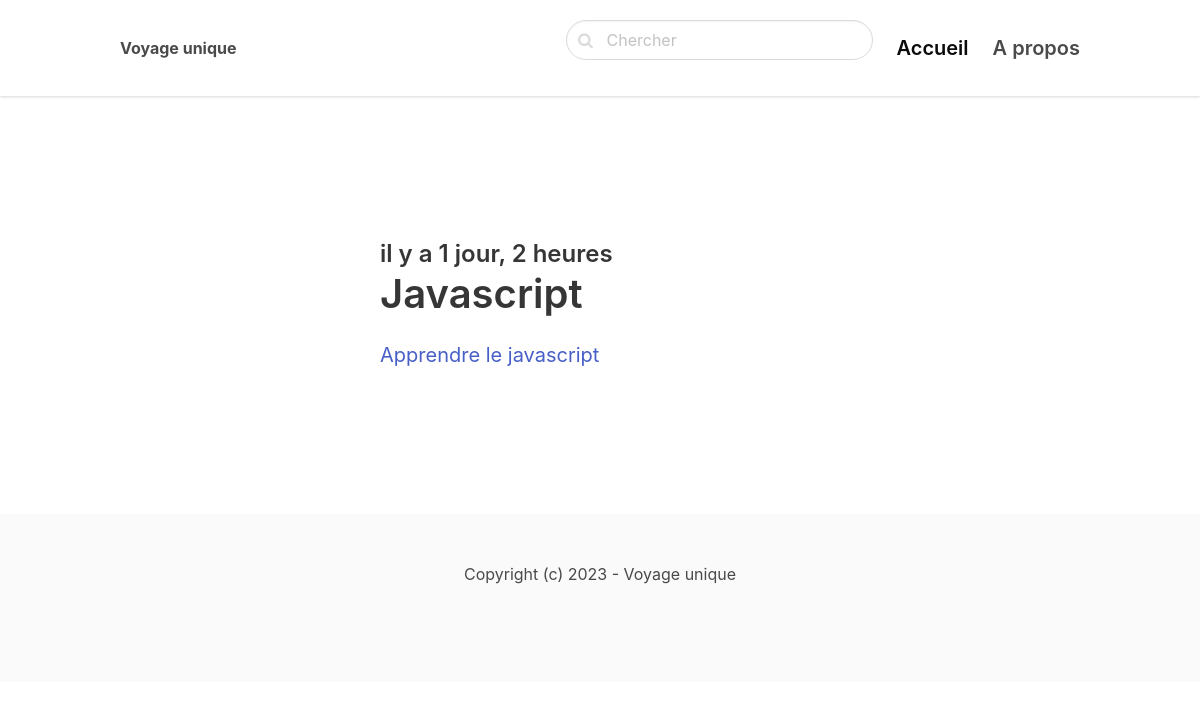
The app's page /le-developpement-web/ with its own data.
### blog/models.py (models this page shows, shortened)
class Post(models.Model):
    ACTIVE='active'
    DRAFT='draft'
    CHOICES_STATUS= (
        (ACTIVE, "Actif"),
        (DRAFT, 'Inactif')
    )
    category= models.ForeignKey(Category, related_name='posts', on_delete=models.CASCADE)
    title=models.CharField(max_length=255)
    slug=models.SlugField()
    intro=models.TextField()
    body=models.TextField()
    created_at=models.DateTimeField(auto_now_add=True)
    status=models.CharField(max_length=10, choices=CHOICES_STATUS, default=ACTIVE)
    image=models.ImageField(upload_to='uploads/', blank=True, null=True)

### blog/views.py (the view)
# urls.py: path('<slug:slug>/', views.category, name='category_detail'),
def category(request, slug):
    category = get_object_or_404(Category, slug=slug)
    posts = Post.objects.filter(category=category, status=Post.ACTIVE)
    return render(request, 'blog/category.html', {'category': category, 'posts': posts})

### blog/templates/blog/category.html (shortened to what this page needs)
{% extends 'page/base.html'%}
 {% block content%}
    <section class="hero">
        <div class="hero-body">
            <div class="container">
                <section class="section">
                    <div class="columns">
                        <div class="column is-8 is-offset-2">
                         {% for post in posts %}
                            <div class="content is-medium">
                                <a href="{% url 'post_detail' post.category.slug post.slug %}">
                                    <h2 class="subtitle is-4"> il y a {{ post.created_at|timesince }}</h2>
                                    <h1 class="title">{{post.title}}</h1>
                                    <p> {{post.intro}}</p>
                                </a>
                            </div>
                         {% empty %}
                            <div>
                                <p>Il n'y pas encore de poste pour cette catégorie ...</p>
                            </div>
                         {% endfor%}
                        </div>
                    </div>
                </section>
            </div>
        </div>
    </section>
 {% endblock %}

### records on screen
Post: created_at "1 jour, 2 heures", title "Javascript", intro "Apprendre le javascript"
